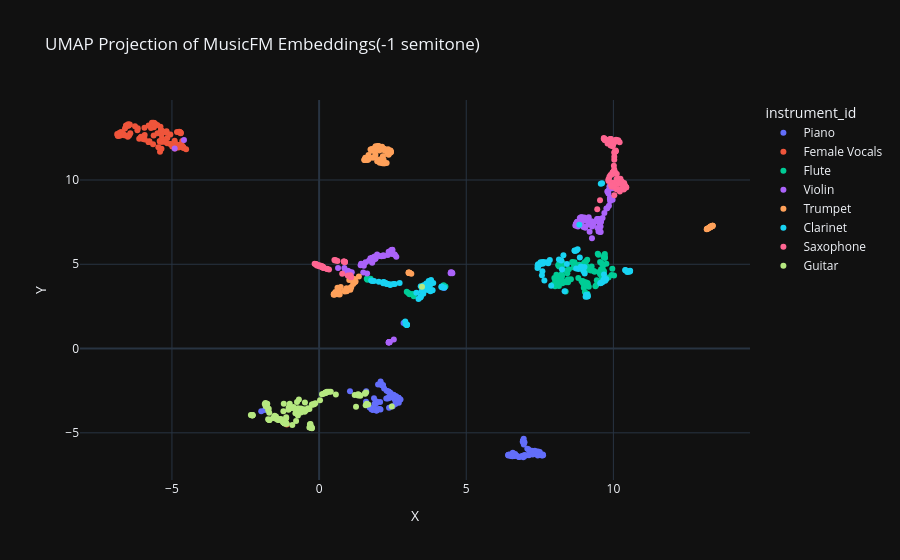

The notebook cell saved with this chart:
### Code cell
#visualization
fig = px.scatter(df_projection, x='X', y='Y', color='instrument_id', hover_data= 'file_id', title='UMAP Projection of MusicFM Embeddings(-1 semitone)', template='plotly_dark')
fig.show()
